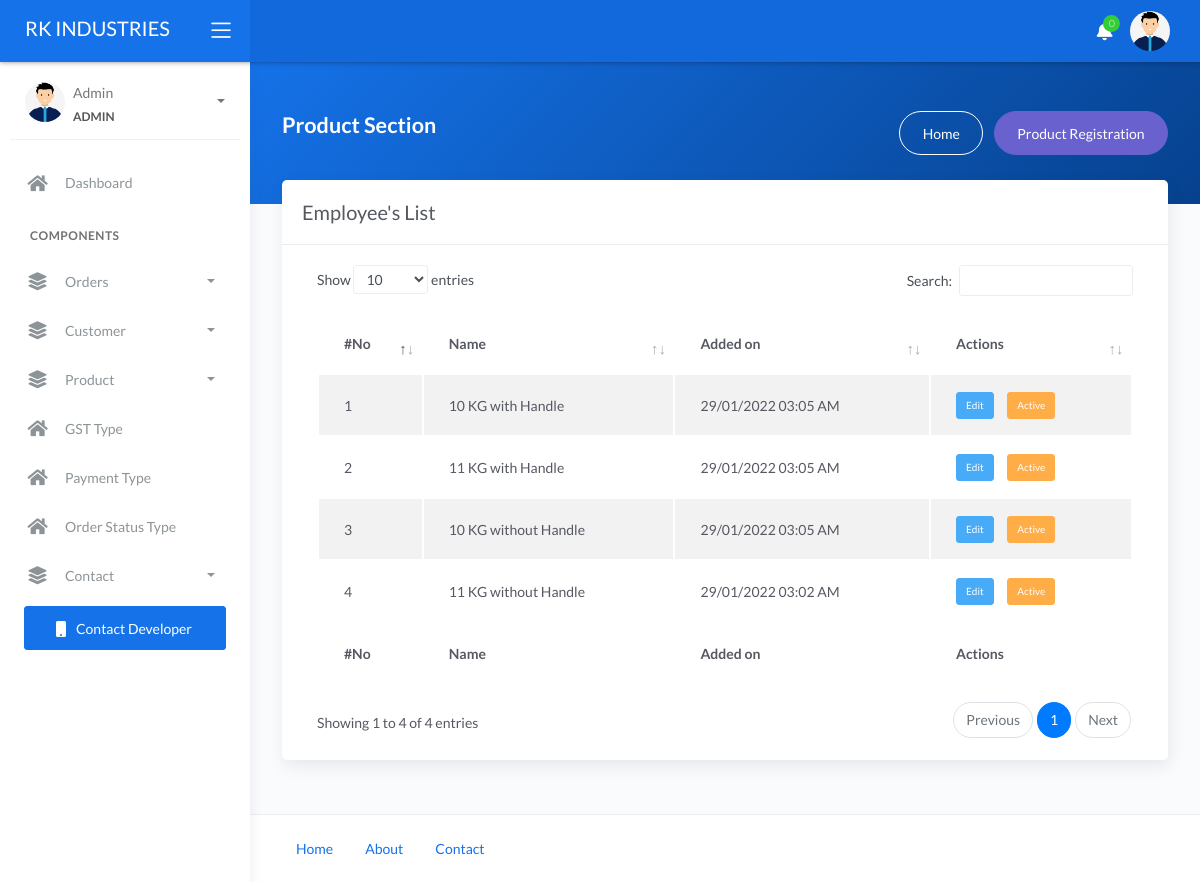
The app's page /admin/product-list.php (signed in) with its own data.
### tables this page shows
CREATE TABLE `product` (
  `id` int(11) NOT NULL,
  `name` varchar(100) NOT NULL,
  `added_on` datetime NOT NULL,
  `status` tinyint(4) NOT NULL
);

### admin/functions.php (called while the page is built, shortened)
		<?php
function res_product_list()
{
	global $con;
	return mysqli_query($con, "select * from product order by id desc");
}
?>

### admin/product-list.php (the view, shortened to what this page needs)
<?php
require 'header.php';
$res = res_product_list();
?>
<div class="main-panel">
	<div class="content">
		<div class="panel-header bg-primary-gradient">
			<div class="page-inner py-5">
				<div class="d-flex align-items-left align-items-md-center flex-column flex-md-row">
					<div>
						<h2 class="text-white pb-2 fw-bold">Product Section </h2>
					</div>
					<div class="ml-md-auto py-2 py-md-0">
						<a href="index" class="btn btn-white btn-border btn-round mr-2">Home</a>
						<a href="manage-product" class="btn btn-secondary btn-round">Product Registration</a>
					</div>
				</div>
			</div>
		</div>
		<div class="page-inner mt--5">
			<div class="row">
				<div class="col-md-12">
					<div class="card">
						<div class="card-header">
							<div class="card-head-row">
								<div class="card-title">Employee's List</div>
							</div>
						</div>
						<div class="card-body">
							<div class="table-responsive">
								<table id="basic-datatables" class="display table table-striped table-hover" >
									<thead>
										<tr>
											<th>#No</th>
											<th>Name</th>
											<th>Added on</th>
											<th>Actions</th>
										</tr>
									</thead>
									<tfoot>
										<tr>
											<th>#No</th>
											<th>Name </th>
											<th>Added on</th>
											<th>Actions</th>
										</tr>
									</tfoot>
									<tbody>
										<?php
										if(mysqli_num_rows($res)>0){
											$i=1;
											while($row=mysqli_fetch_assoc($res)){
												?>
												<tr>
													<td><?php echo $i?></td>
													<td><?php echo $row['name']?></td>
													<td><?php echo date ('d/m/Y h:i A', strtotime($row['added_on'])); ?></td>
													<td>
													<a href="manage-product?id=<?php echo $row['id']?>" class="btn btn-primary btn-xs btn-info">Edit</a>
													<?php
													if($row['status']==1){
														?>
														<a href="?id=<?php echo $row['id']?>&type=deactive" class="btn btn-primary btn-xs btn-warning">Active</a>
														<?php
													}
													else{
														?>
														&nbsp;
														&nbsp;
														<a href="?id=<?php echo $row['id']?>&type=active" class="btn btn-primary btn-xs btn-danger">Inactive</a>
														<?php
													}
													?>
												</td>
												</tr>
												<?php
												$i++;
											}
										}
										else
										{
											?>
											<tr>
												<td class="text-center" colspan="100%">No data found</td>
											</tr>
											<?php
										}
										?>
									</tbody>
								</table>
							</div>
						</div>
					</div>
				</div>
			</div>
		</div>
	</div>
	<?php
	require 'footer.php';
	?>

### admin/header.php (shortened to what this page needs)
<?php
include('../connection.php');
include('./functions.php');
$user_name = "";
if (isset($_SESSION['ADMIN_LOGIN']) && ($_SESSION['ADMIN_LOGIN'] != '')) {
    $user_id = $_SESSION['ADMIN_ID'];
    $row = mysqli_fetch_assoc(mysqli_query($con, "select * from admin where id='$user_id'"));
    $user_name = $row['name'];
} else if (isset($_SESSION['EMP_LOGIN']) && ($_SESSION['EMP_LOGIN'] != '')) {
    $user_id = $_SESSION['EMP_ID'];
    $row = mysqli_fetch_assoc(mysqli_query($con, "select * from emp where id='$user_id'"));
    $user_name = $row['name'];
    $user_mobile = $row['mobile'];
} else if (isset($_SESSION[$login3_captil . '_LOGIN']) && ($_SESSION[$login3_captil . '_LOGIN'] != '')) {
    $user_id = $_SESSION[$login3_captil . '_ID'];
    $row = mysqli_fetch_assoc(mysqli_query($con, "select * from $login3 where id='$user_id'"));
    $user_name = $row['name'];
    $user_mobile = $row['mobile'];
} else {
    header('location:login.php');
    die();
}
$curStr = $_SERVER['REQUEST_URI'];
$curArr = explode('/', $curStr);
$cur_path = $curArr[count($curArr) - 1];
?>
<!DOCTYPE html>
<html lang="en">
<head>
    <link rel="stylesheet" href="./assets/css/bootstrap.min.css">
    <link rel="stylesheet" href="./assets/css/atlantis.min.css">
    <link rel="stylesheet" href="./assets/css/jquery-ui.min.css">
    <link rel="stylesheet" href="./assets/css/vicks-css.css">
    <link rel="stylesheet" href="https://cdn.jsdelivr.net/npm/bootstrap-select@1.13.14/dist/css/bootstrap-select.min.css">
</head>
<body>
    <div class="wrapper">
        <div class="main-header">
            <div class="logo-header" data-background-color="blue">
                <a href="index" class="logo">
                    <span class="text-white navbar-brand"><?php echo LOGO_NAME; ?></span>
                </a>
                <div class="nav-toggle">
                    <button class="btn btn-toggle toggle-sidebar">
                        <i class="icon-menu"></i>
                    </button>
                </div>
            </div>
            <nav class="navbar navbar-header navbar-expand-lg" data-background-color="blue2">
                <div class="container-fluid">
                    <ul class="navbar-nav topbar-nav ml-md-auto align-items-center">
                        <?php
                        if (isset($_SESSION['ADMIN_LOGIN'])) {
                            $notification_count = 0;
                        ?>
                            <li class="nav-item dropdown hidden-caret">
                                <a class="nav-link dropdown-toggle" href="#" id="notifDropdown" role="button" data-toggle="dropdown" aria-haspopup="true" aria-expanded="false">
                                    <i class="fa fa-bell"></i>
                                    <span class="notification"><?php echo $notification_count; ?></span>
                                </a>
                            </li>
                        <?php
                        }
                        ?>
                        <li class="nav-item dropdown hidden-caret">
                            <a class="dropdown-toggle profile-pic" data-toggle="dropdown" href="#" aria-expanded="false">
                                <div class="avatar-sm">
                                    <img src="./assets/image/user-pic.jpg" alt="<?php echo PROJECT_NAME; ?>" class="avatar-img rounded-circle">
                                </div>
                            </a>
                        </li>
                    </ul>
                </div>
            </nav>
        </div>
        <div class="sidebar sidebar-style-2">
            <div class="sidebar-wrapper scrollbar scrollbar-inner">
                <div class="sidebar-content">
                    <div class="user">
                        <div class="avatar-sm float-left mr-2">
                            <img src="./assets/image/user-pic.jpg" alt="<?php echo LOGO_NAME; ?>" class="avatar-img rounded-circle">
                        </div>
                        <div class="info">
                            <a data-toggle="collapse" href="#collapseExample" aria-expanded="true">
                                <span>
                                    <?php echo ucfirst($user_name); ?>
                                    <span class="user-level"><?php echo strtoupper($_SESSION['ROLE']) ?></span>
                                    <span class="caret"></span>
                                </span>
                            </a>
                        </div>
                    </div>
                    <ul class="nav nav-primary">
                        <li class="nav-item <?php if ($cur_path == "" || $cur_path == "index") {
                                                echo "active submenu";
                                            } else {
                                                echo "";
                                            } ?>">
                            <a href="index" class="collapsed" aria-expanded="false">
                                <i class="fas fa-home"></i>
                                <p>Dashboard</p>
                            </a>
                        </li>
                        <li class="nav-section">
                            <h4 class="text-section">Components</h4>
                        </li>
                        <?php
                        if (isset($_SESSION['ADMIN_LOGIN'])) {
                        ?>
                            <li class="nav-item  <?php if ($cur_path == "selling-history" || $cur_path == "selling") {
                                                        echo "active submenu";
                                                    } else {
                                                        echo "";
                                                    } ?>">
                                <a data-toggle="collapse" href="#selling">
                                    <i class="fas fa-layer-group"></i>
                                    <p>Orders</p>
                                    <span class="caret"></span>
                                </a>
                            </li>
                            <li class="nav-item  <?php if ($cur_path == "cust-list" || $cur_path == "manage-cust") {
                                                        echo "active submenu";
                                                    } else {
                                                        echo "";
                                                    } ?>">
                                <a data-toggle="collapse" href="#cust">
                                    <i class="fas fa-layer-group"></i>
                                    <p>Customer</p>
                                    <span class="caret"></span>
                                </a>
                            </li>
                            <li class="nav-item  <?php if ($cur_path == "product-list" || $cur_path == "manage-product") {
                                                        echo "active submenu";
                                                    } else {
                                                        echo "";
                                                    } ?>">
                                <a data-toggle="collapse" href="#product">
                                    <i class="fas fa-layer-group"></i>
                                    <p>Product</p>
                                    <span class="caret"></span>
                                </a>
                            </li>
                            <li class="nav-item <?php if ($cur_path == "gst-type-list") {
                                                    echo "active submenu";
                                                } else {
                                                    echo "";
                                                } ?>">
                                <a href="gst-type-list" class="collapsed" aria-expanded="false">
                                    <i class="fas fa-home"></i>
                                    <p>GST Type </p>
                                </a>
                            </li>
                            <li class="nav-item <?php if ($cur_path == "payment-type-list") {
                                                    echo "active submenu";
                                                } else {
                                                    echo "";
                                                } ?>">
                                <a href="payment-type-list" class="collapsed" aria-expanded="false">
                                    <i class="fas fa-home"></i>
                                    <p>Payment Type </p>
                                </a>
                            </li>
                            <li class="nav-item <?php if ($cur_path == "order-status-list") {
                                                    echo "active submenu";
                                                } else {
                                                    echo "";
                                                } ?>">
                                <a href="order-status-list" class="collapsed" aria-expanded="false">
                                    <i class="fas fa-home"></i>
                                    <p>Order Status Type </p>
                                </a>
                            </li>
                            <li class="nav-item  <?php if ($cur_path == "contact-form") {
                                                        echo "active submenu";
                                                    } else {
                                                        echo "";
                                                    } ?>">
                                <a data-toggle="collapse" href="#contact_form">
                                    <i class="fas fa-layer-group"></i>
                                    <p>Contact</p>
                                    <span class="caret"></span>
                                </a>
                            </li>
                        <?php
                        }
                        ?>
                        <li class="mx-4 mt-2">
                            <a href="tel:918600721732" class="btn btn-primary btn-block"><span class="btn-label mr-2">
                                    <i class="fa fa-mobile"></i> </span>Contact Developer</a>
                        </li>
                    </ul>
                </div>
            </div>
        </div>

### records on screen
product: name "10 KG with Handle", added_on "29/01/2022 03:05 AM"
product: name "11 KG with Handle", added_on "29/01/2022 03:05 AM"
product: name "10 KG without Handle", added_on "29/01/2022 03:05 AM"
product: name "11 KG without Handle", added_on "29/01/2022 03:02 AM"

### other values on screen
LOGO_NAME "RK INDUSTRIES"
$notification_count "0"
$user_name "Admin"
$_SESSION['ROLE'] "ADMIN"
